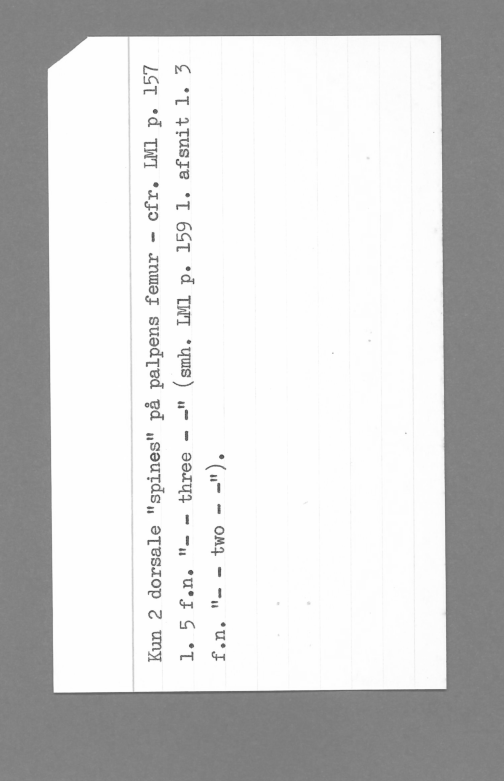
#> input picture Assignment6/textlabel_gray_small.png, 504 x 781 px
$ python 2.py
#> lines starting #> are read from the running program, lines starting #| are printed output that depends on the picture; after the words box and inside, x2 and y2 are one past the last pixel; in counts of white or black regions, pixels touching at a corner belong together
import numpy as np
import matplotlib.pyplot as plt
import skimage

# Load image
IMG = skimage.io.imread("textlabel_gray_small.png", as_gray=True)
#> IMG is the input picture: shape (781, 504); min 72, max 255, mean 208.7
mask = IMG > skimage.filters.threshold_mean(IMG)
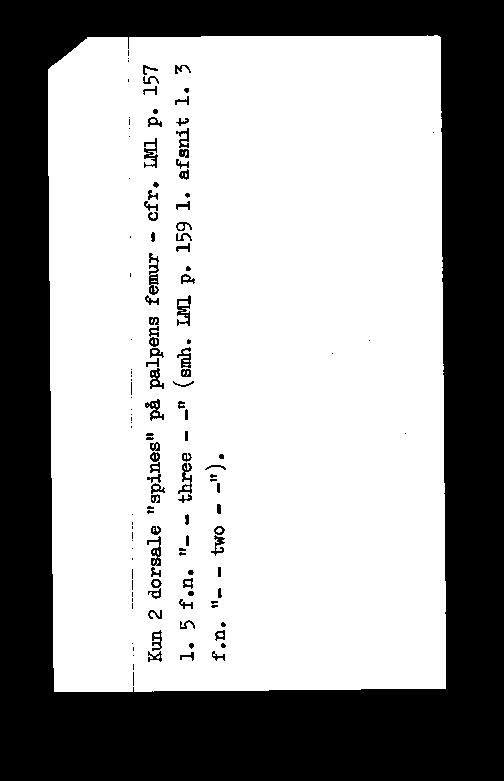
#> mask: shape (781, 504) bool; 63.8% white; 136 black regions (56 under 20 px), largest, box (x1, y1, x2, y2) and area: (0, 0, 504, 781) 137140, (149, 253, 159, 295) 235, (177, 295, 191, 326) 202

harris = skimage.feature.corner_harris(mask, method='k', k=0.05, eps=1)
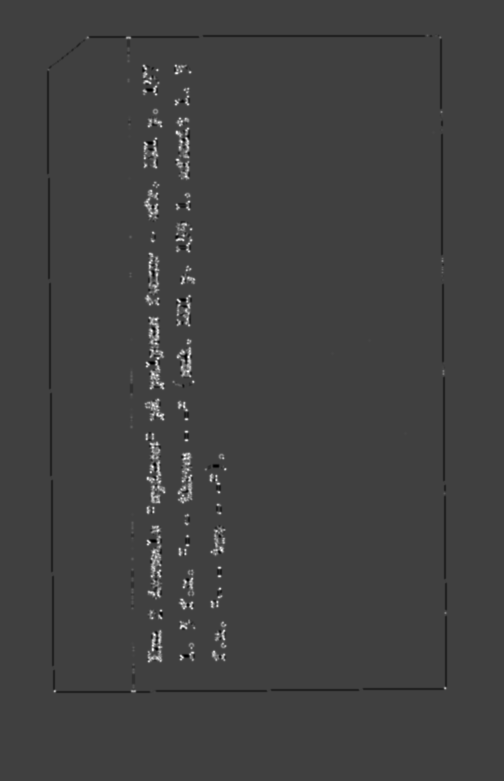
#> harris: shape (781, 504) float64; min -11.25, max 33.07, mean 0.2; drawn with min black and max white
coords = skimage.feature.corner_peaks(harris, min_distance=25, threshold_rel=0.1)
#> coords = 38 pairs, first value 37 to 691, second value 48 to 445

plt.imshow(mask, cmap="gray")
plt.scatter(coords[:, 1], coords[:, 0], c="r", s=30)
plt.title("Harris corners on label mask")
plt.axis("off")
plt.show()
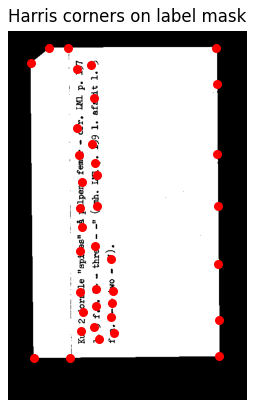
#> figure drawn by matplotlib, 1 panel

ERROOR = 10

left_most = coords[np.argmin(coords[:, 1])]
#> left_most = [69, 48]
left_mosts = coords[np.abs(coords[:, 1] - left_most[1]) < ERROOR]
#> left_mosts = [[691, 54], [69, 48]]
top_most = coords[np.argmin(coords[:, 0])]
#> top_most = [37, 127]
top_mosts = coords[np.abs(coords[:, 0] - top_most[0]) < ERROOR]
#> top_mosts = [[37, 127], [37, 87], [37, 440]]
right_most = coords[np.argmax(coords[:, 1])]
#> right_most = [688, 445]
right_mosts = coords[np.abs(coords[:, 1] - right_most[1]) < ERROOR]
#> right_mosts = [[688, 445], [260, 442], [112, 441], [612, 445], [371, 443], [37, 440], [493, 444]]
bottom_most = coords[np.argmax(coords[:, 0])]
#> bottom_most = [691, 54]
bottom_mosts = coords[np.abs(coords[:, 0] - bottom_most[0]) < ERROOR]
#> bottom_mosts = [[688, 445], [691, 54], [691, 132]]

edge_points = np.concatenate([left_mosts, top_mosts, right_mosts, bottom_mosts])
#> edge_points = 15 rows, first 8: [691, 54], [69, 48], [37, 127], [37, 87], [37, 440], [688, 445], [260, 442], [112, 441]

plt.imshow(mask, cmap="gray")
plt.scatter(edge_points[:, 1], edge_points[:, 0], c="r", s=30, label="Edge points")
plt.title("Corner groups")
plt.axis("off")
plt.show()
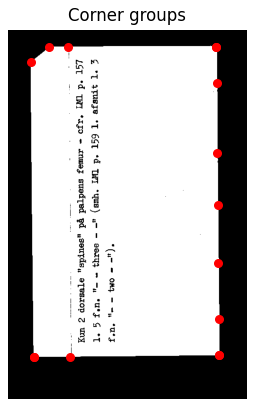
#> figure drawn by matplotlib, 1 panel

def edge_angle(points):
    if len(points) < 2:
        return None
    dy = np.diff(points[:, 0])
#> dy = [-622]
    dx = np.diff(points[:, 1])
#> dx = [-6]
    return np.median(np.degrees(np.arctan2(dy, dx)))

left_angle_err = 90 - edge_angle(left_mosts) % 90
#> left_angle_err = 0.553
top_angle_err = 90 - edge_angle(top_mosts) % 90
#> top_angle_err = 90
right_angle_err = 90 - edge_angle(right_mosts) % 90
#> right_angle_err = 0.394
bottom_angle_err = 90 - edge_angle(bottom_mosts) % 90
#> bottom_angle_err = 0.22
angle_err = np.median([left_angle_err, top_angle_err, right_angle_err, bottom_angle_err])
#> angle_err = 0.474

print("Estimated edge angles (degrees):")
print(f"Left edge: {left_angle_err:.2f}")
#| Left edge: 0.55
print(f"Top edge: {top_angle_err:.2f}")
#| Top edge: 90.00
print(f"Right edge: {right_angle_err:.2f}")
#| Right edge: 0.39
print(f"Bottom edge: {bottom_angle_err:.2f}")
#| Bottom edge: 0.22
print(f"Median edge angle error: {angle_err:.2f}")
#| Median edge angle error: 0.47

left_edge_length = np.ptp(left_mosts[:, 0])
#> left_edge_length = 622
top_edge_length = np.ptp(top_mosts[:, 1])
#> top_edge_length = 353
right_edge_length = np.ptp(right_mosts[:, 0])
#> right_edge_length = 651
bottom_edge_length = np.ptp(bottom_mosts[:, 1])
#> bottom_edge_length = 391

print("Estimated edge lengths (pixels):")
print(f"Left edge length: {left_edge_length:.2f}")
#| Left edge length: 622.00
print(f"Top edge length: {top_edge_length:.2f}")
#| Top edge length: 353.00
print(f"Right edge length: {right_edge_length:.2f}")
#| Right edge length: 651.00
print(f"Bottom edge length: {bottom_edge_length:.2f}")
#| Bottom edge length: 391.00

shortest_edge = min(left_edge_length, top_edge_length, right_edge_length, bottom_edge_length)
#> shortest_edge = 353
if shortest_edge == right_edge_length:
    pass  # already aligned
elif shortest_edge == left_edge_length:
    angle_err = 180 - angle_err
elif shortest_edge == top_edge_length:
    angle_err = -90 - angle_err
#> angle_err = -90.47
elif shortest_edge == bottom_edge_length:
    angle_err = 90 - angle_err

image_rotated = skimage.transform.rotate(IMG, angle_err, resize=True)
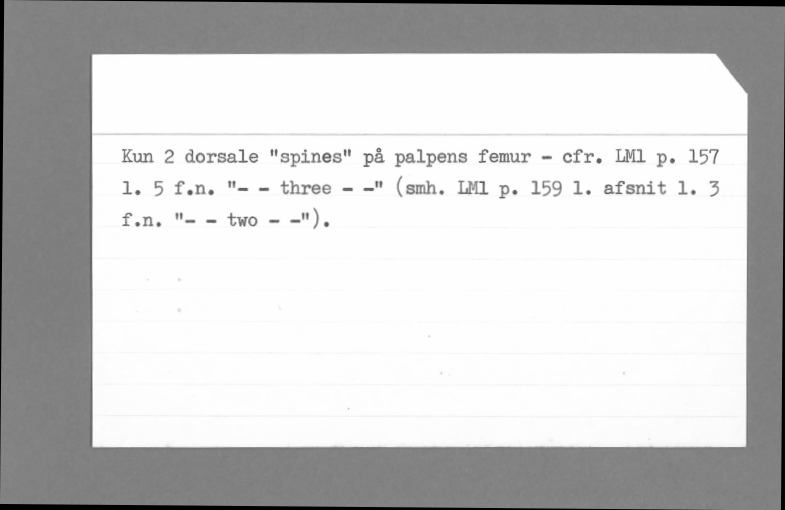
#> image_rotated: shape (510, 785) float64; min 0, max 1, mean 0.805

plt.imshow(image_rotated, cmap="gray")
plt.title(f"Rotated image (angle correction: {angle_err:.2f} degrees)")
plt.axis("off")
plt.show()
